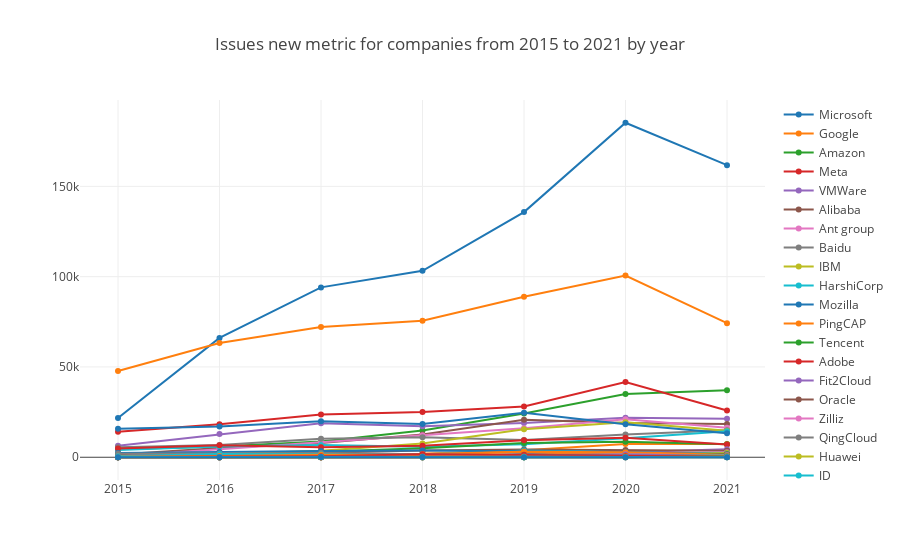

Notebook code cell kept with this figure:
### Markdown cell above
#### Issues New

Issues new is a metric from CHAOSS, refer to https://chaoss.community/metric-issues-new/.

### Code cell
var startYear = 2015, startMonth = 1, endYear = 2021, endMonth = 12, x = [];
for (let y = startYear; y <= endYear; y++) x.push(`${y}`);
openDigger.metric.chaoss.issuesNew({ labelIntersect: ['Company'], startYear, startMonth, endYear, endMonth, groupBy: 'Company', groupTimeRange: 'year', limit: -1 }).then(data => {
    console.log(`Issues New metric ratio value for ${data[0].name} is ${JSON.stringify(data[0].ratio)}`);
    openDigger.render.plotly(data.filter(row => row.name != 'Others').map(row => {
        return {
            x,
            y: row.count,
            mode: 'scatter',
            name: row.name
        };
    }), {title: `Issues new metric for companies from ${startYear} to ${endYear} by year`, xaxis: {type: 'category'}});
});

### Figure 1 — Plotly figure (JSON) as saved in the notebook; plotly's stock layout.template omitted (floating-point values rounded to 4 significant figures)
{"data": [{"mode": "scatter", "name": "Microsoft", "x": ["2015", "2016", "2017", "2018", "2019", "2020", "2021"], "y": ["21689", "66085", "94056", "103244", "135739", "185216", "161741"]}, {"mode": "scatter", "name": "Google", "x": ["2015", "2016", "2017", "2018", "2019", "2020", "2021"], "y": ["47761", "63235", "72145", "75606", "88910", "100646", "74262"]}, {"mode": "scatter", "name": "Amazon", "x": ["2015", "2016", "2017", "2018", "2019", "2020", "2021"], "y": ["4400", "5971", "8670", "14785", "24284", "35067", "37047"]}, {"mode": "scatter", "name": "Meta", "x": ["2015", "2016", "2017", "2018", "2019", "2020", "2021"], "y": ["14152", "18226", "23732", "25058", "28067", "41604", "25865"]}, {"mode": "scatter", "name": "VMWare", "x": ["2015", "2016", "2017", "2018", "2019", "2020", "2021"], "y": ["6425", "12825", "18867", "17149", "18916", "21866", "21336"]}, {"mode": "scatter", "name": "Alibaba", "x": ["2015", "2016", "2017", "2018", "2019", "2020", "2021"], "y": ["1512", "5072", "7823", "12609", "20776", "18988", "18445"]}, {"mode": "scatter", "name": "Ant group", "x": ["2015", "2016", "2017", "2018", "2019", "2020", "2021"], "y": ["568", "4528", "8312", "12204", "16115", "21029", "16349"]}, {"mode": "scatter", "name": "Baidu", "x": ["2015", "2016", "2017", "2018", "2019", "2020", "2021"], "y": ["5560", "6821", "10222", "11136", "9595", "12571", "14901"]}, {"mode": "scatter", "name": "IBM", "x": ["2015", "2016", "2017", "2018", "2019", "2020", "2021"], "y": ["295", "1632", "3656", "7626", "15546", "19380", "14648"]}, {"mode": "scatter", "name": "HarshiCorp", "x": ["2015", "2016", "2017", "2018", "2019", "2020", "2021"], "y": ["4017", "5991", "6714", "5772", "7170", "10494", "14418"]}, {"mode": "scatter", "name": "Mozilla", "x": ["2015", "2016", "2017", "2018", "2019", "2020", "2021"], "y": ["15722", "16985", "19946", "18380", "24640", "18211", "13266"]}, {"mode": "scatter", "name": "PingCAP", "x": ["2015", "2016", "2017", "2018", "2019", "2020", "2021"], "y": ["220", "838", "1504", "1918", "3818", "7316", "7315"]}, {"mode": "scatter", "name": "Tencent", "x": ["2015", "2016", "2017", "2018", "2019", "2020", "2021"], "y": ["75", "699", "3008", "4939", "7850", "8534", "7173"]}, {"mode": "scatter", "name": "Adobe", "x": ["2015", "2016", "2017", "2018", "2019", "2020", "2021"], "y": ["4873", "6641", "5574", "6355", "9452", "10798", "7021"]}, {"mode": "scatter", "name": "Fit2Cloud", "x": ["2015", "2016", "2017", "2018", "2019", "2020", "2021"], "y": ["0", "149", "507", "835", "1128", "2739", "4394"]}, {"mode": "scatter", "name": "Oracle", "x": ["2015", "2016", "2017", "2018", "2019", "2020", "2021"], "y": ["917", "1215", "2436", "3735", "4223", "4012", "3605"]}, {"mode": "scatter", "name": "Zilliz", "x": ["2015", "2016", "2017", "2018", "2019", "2020", "2021"], "y": ["0", "0", "0", "0", "683", "1921", "2766"]}, {"mode": "scatter", "name": "QingCloud", "x": ["2015", "2016", "2017", "2018", "2019", "2020", "2021"], "y": ["1", "20", "172", "231", "1729", "2240", "2530"]}, {"mode": "scatter", "name": "Huawei", "x": ["2015", "2016", "2017", "2018", "2019", "2020", "2021"], "y": ["13", "40", "439", "332", "1294", "1693", "2318"]}, {"mode": "scatter", "name": "JD", "x": ["2015", "2016", "2017", "2018", "2019", "2020", "2021"], "y": ["0", "0", "9", "1712", "3709", "2750", "1850"]}, {"mode": "scatter", "name": "Netflix", "x": ["2015", "2016", "2017", "2018", "2019", "2020", "2021"], "y": ["2298", "2952", "3483", "3719", "3241", "2887", "1679"]}, {"mode": "scatter", "name": "Youzan", "x": ["2015", "2016", "2017", "2018", "2019", "2020", "2021"], "y": ["0", "28", "504", "1809", "3015", "2760", "1533"]}, {"mode": "scatter", "name": "ByteDance", "x": ["2015", "2016", "2017", "2018", "2019", "2020", "2021"], "y": ["0", "15", "0", "43", "305", "645", "1466"]}, {"mode": "scatter", "name": "Vesoft", "x": ["2015", "2016", "2017", "2018", "2019", "2020", "2021"], "y": ["0", "0", "0", "0", "448", "541", "1377"]}, {"mode": "scatter", "name": "Didi", "x": ["2015", "2016", "2017", "2018", "2019", "2020", "2021"], "y": ["0", "0", "195", "512", "1525", "1290", "1108"]}, {"mode": "scatter", "name": "Salesforce", "x": ["2015", "2016", "2017", "2018", "2019", "2020", "2021"], "y": ["218", "967", "645", "1129", "1550", "1201", "1058"]}, {"mode": "scatter", "name": "EMQ", "x": ["2015", "2016", "2017", "2018", "2019", "2020", "2021"], "y": ["0", "0", "1", "226", "827", "1483", "1040"]}, {"mode": "scatter", "name": "Guojusoft", "x": ["2015", "2016", "2017", "2018", "2019", "2020", "2021"], "y": ["0", "0", "0", "0", "0", "0", "936"]}, {"mode": "scatter", "name": "DCloud", "x": ["2015", "2016", "2017", "2018", "2019", "2020", "2021"], "y": ["93", "117", "113", "230", "1156", "1239", "887"]}, {"mode": "scatter", "name": "Databricks", "x": ["2015", "2016", "2017", "2018", "2019", "2020", "2021"], "y": ["426", "890", "639", "742", "1072", "852", "784"]}, {"mode": "scatter", "name": "StarRocks", "x": ["2015", "2016", "2017", "2018", "2019", "2020", "2021"], "y": ["0", "0", "0", "0", "0", "0", "756"]}, {"mode": "scatter", "name": "Deepin", "x": ["2015", "2016", "2017", "2018", "2019", "2020", "2021"], "y": ["37", "321", "716", "1442", "3001", "931", "741"]}, {"mode": "scatter", "name": "TAOS Data", "x": ["2015", "2016", "2017", "2018", "2019", "2020", "2021"], "y": ["0", "0", "0", "0", "699", "1080", "697"]}, {"mode": "scatter", "name": "Juejin", "x": ["2015", "2016", "2017", "2018", "2019", "2020", "2021"], "y": ["70", "598", "1578", "1348", "882", "578", "667"]}, {"mode": "scatter", "name": "Xiaomi", "x": ["2015", "2016", "2017", "2018", "2019", "2020", "2021"], "y": ["106", "111", "711", "703", "1233", "1589", "607"]}, {"mode": "scatter", "name": "Netease", "x": ["2015", "2016", "2017", "2018", "2019", "2020", "2021"], "y": ["195", "191", "262", "936", "1430", "777", "589"]}, {"mode": "scatter", "name": "WeBank", "x": ["2015", "2016", "2017", "2018", "2019", "2020", "2021"], "y": ["0", "0", "0", "6", "697", "710", "580"]}, {"mode": "scatter", "name": "PayPal", "x": ["2015", "2016", "2017", "2018", "2019", "2020", "2021"], "y": ["1972", "2014", "2324", "1662", "963", "564", "533"]}, {"mode": "scatter", "name": "Merico", "x": ["2015", "2016", "2017", "2018", "2019", "2020", "2021"], "y": ["0", "0", "0", "0", "0", "0", "494"]}, {"mode": "scatter", "name": "Bilibili", "x": ["2015", "2016", "2017", "2018", "2019", "2020", "2021"], "y": ["614", "1845", "1701", "903", "789", "426", "324"]}, {"mode": "scatter", "name": "CTrip", "x": ["2015", "2016", "2017", "2018", "2019", "2020", "2021"], "y": ["3", "52", "255", "723", "982", "537", "273"]}, {"mode": "scatter", "name": "360", "x": ["2015", "2016", "2017", "2018", "2019", "2020", "2021"], "y": ["298", "637", "1451", "1111", "1066", "809", "266"]}, {"mode": "scatter", "name": "Oneflow", "x": ["2015", "2016", "2017", "2018", "2019", "2020", "2021"], "y": ["0", "0", "0", "0", "0", "193", "257"]}, {"mode": "scatter", "name": "Meituan", "x": ["2015", "2016", "2017", "2018", "2019", "2020", "2021"], "y": ["175", "151", "523", "1643", "1220", "564", "213"]}, {"mode": "scatter", "name": "KodeRover", "x": ["2015", "2016", "2017", "2018", "2019", "2020", "2021"], "y": ["0", "0", "0", "0", "0", "0", "125"]}, {"mode": "scatter", "name": "RedHat", "x": ["2015", "2016", "2017", "2018", "2019", "2020", "2021"], "y": ["0", "0", "0", "90", "74", "164", "72"]}, {"mode": "scatter", "name": "Qunar", "x": ["2015", "2016", "2017", "2018", "2019", "2020", "2021"], "y": ["0", "0", "0", "13", "202", "54", "47"]}, {"mode": "scatter", "name": "Vipshop", "x": ["2015", "2016", "2017", "2018", "2019", "2020", "2021"], "y": ["4", "91", "316", "401", "350", "127", "46"]}, {"mode": "scatter", "name": "Bytebase", "x": ["2015", "2016", "2017", "2018", "2019", "2020", "2021"], "y": ["0", "0", "0", "0", "0", "0", "34"]}, {"mode": "scatter", "name": "Douban", "x": ["2015", "2016", "2017", "2018", "2019", "2020", "2021"], "y": ["87", "153", "104", "42", "23", "43", "17"]}, {"mode": "scatter", "name": "Linux China", "x": ["2015", "2016", "2017", "2018", "2019", "2020", "2021"], "y": ["23", "21", "192", "101", "24", "10", "7"]}], "layout": {"autosize": true, "title": {"text": "Issues new metric for companies from 2015 to 2021 by year"}, "xaxis": {"autorange": true, "range": [-0.3581, 6.358], "type": "category"}, "yaxis": {"autorange": true, "range": [-15280.0, 200500.0], "type": "linear"}}}
